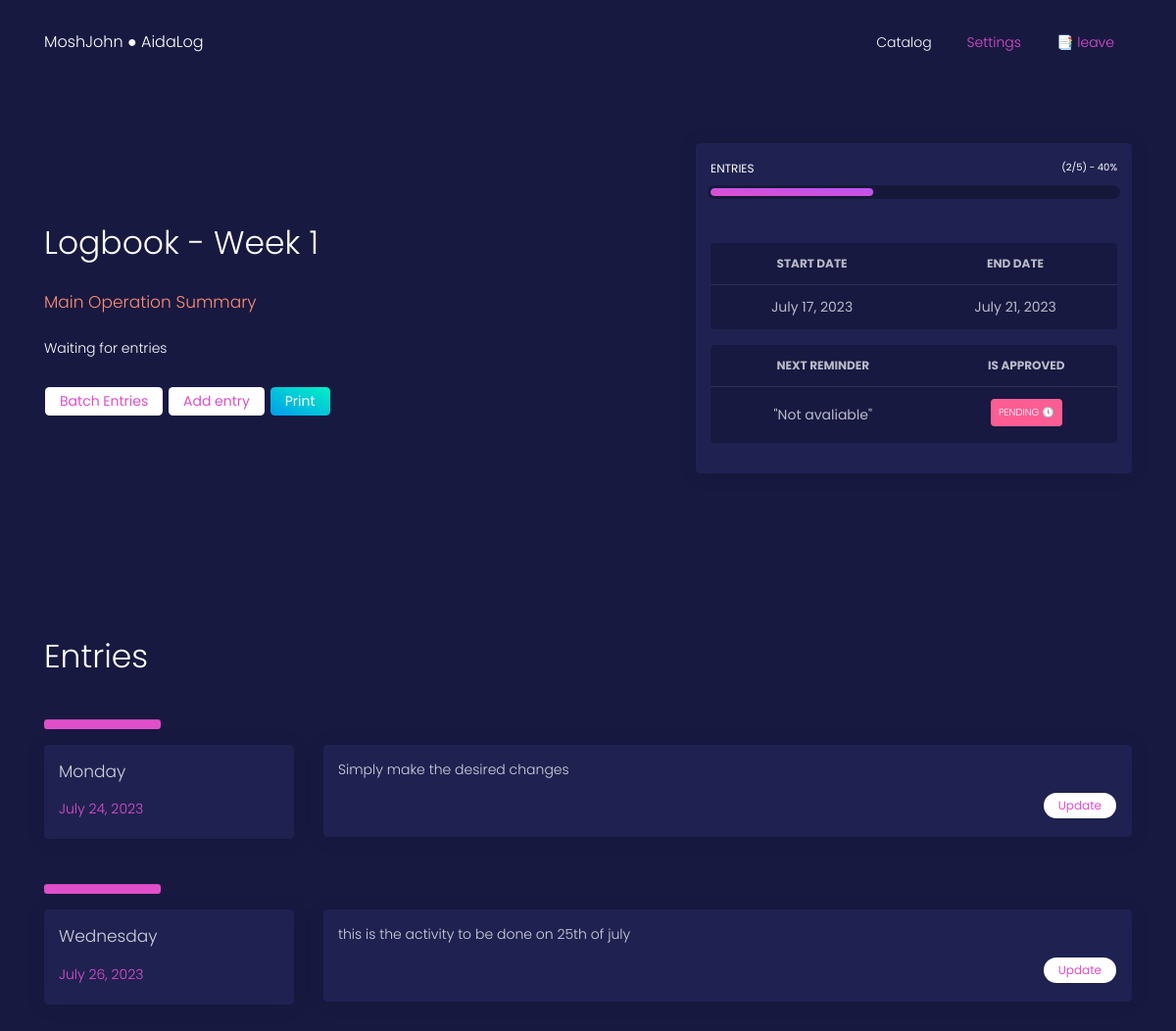
Page /logbook/catalog/6/ (signed in) on the committed database.
### logbook/models.py (models this page shows, shortened)
class Logbook(models.Model):
    student = models.ForeignKey(Student, related_name='logbooks', on_delete=models.CASCADE)
    week_number = models.IntegerField()
    from_date = models.DateField()
    to_date = models.DateField()
    is_submitted = models.BooleanField(default=False)
    week_activity = models.TextField(blank=True)

class Entry(models.Model):
    logbook = models.ForeignKey(Logbook, related_name='entries', on_delete=models.CASCADE)
    day = models.CharField(max_length=255)
    date = models.DateField()
    activity = models.TextField()
    created_at = models.DateTimeField(auto_now_add=True)
    updated_at = models.DateTimeField(auto_now=True)

### logbook/views.py (the view)
# urls.py: path('catalog/<int:logbook_id>/', logbook_detail_view, name='logbook_detail'),
def logbook_detail_view(request, logbook_id):
    login_pass = is_allowed(request)
    if login_pass is not True:
        return login_pass
    logbook = Logbook.objects.get(id=logbook_id, student=Student.objects.get(user=request.user))
    metadata = {}
    try:
        entries = Entry.objects.filter(logbook=logbook)
        metadata['entries'] = entries
        metadata['entry_count'] = len(entries)
        metadata['percentage'] = int((len(entries) / 5) * 100)
    except Entry.DoesNotExist:
        entries = None
    context = {
        'logbook': logbook,
        'metadata': metadata
    }
    return render(request, 'logbook/logbook_detail.html', context)

### logbook/views.py (called while the page is built)
def is_allowed(request):
    if request.user.is_authenticated:
        return True
    else:
        return redirect("/logbook/logbook_redirect_login")

### templates/logbook/logbook_detail.html
{% extends 'logbook/includes/base.html' %}
{% load static %}
{% block main_block %}
    <div class="wrapper">
        <div class="main">
            <div class="section">
                <div class="container">
                    <div class="row justify-content-between align-items-center">
                        <div class="col-lg-5 mb-5 mb-lg-0 ">
                            <h1 class="text-white font-weight-light">Logbook - Week {{logbook.week_number}}</h1>
                            <h4 class="text-warning font-weight-light">Main Operation Summary</h4>
                            <p class="text-white mt-4">{{logbook.week_activity}}</p>
                            <a href="#" class="btn btn-neutral mt-4 btn-sm">Batch Entries</a>
                            <a href="{% url 'logbook_entry' logbook.id %}" class="btn btn-neutral mt-4 btn-sm">Add entry</a>
                            <a href="#" class="btn btn-success mt-4 btn-sm">Print</a>
                        </div>
                        <div class="col-lg-5 mb-5 mb-lg-0">
                            <div class="card">
                                <div class="card-body">
                                    <div class="progress-container progress-primary">
                                        <span class="progress-badge">Entries</span>
                                        <div class="progress">
                                            <div class="progress-bar progress-bar-warning" role="progressbar"
                                                aria-valuenow="{{ metadata.percentage }}" aria-valuemin="0" aria-valuemax="100"
                                                style="width: {{ metadata.percentage }}%;">
                                                <span class="progress-value">({{ metadata.entry_count }}/5) - {{ metadata.percentage }}%</span>
                                            </div>
                                        </div>
                                    </div>
                                    <div class="table mt-5">
                                        <table class="table tablesorter rounded" id="">
                                            <thead class=" text-primary">
                                                <tr>
                                                    <th class="text-center">
                                                        Start Date
                                                    </th>
                                                    <th class="text-center">
                                                        End Date
                                                    </th>
                                                </tr>
                                            </thead>
                                            <tbody>
                                                <tr>
                                                    <td class="text-center">
                                                        {{logbook.from_date}}
                                                    </td>
                                                    <td class="text-center">
                                                        {{logbook.to_date}}
                                                    </td>
                                                </tr>
                                            </tbody>
                                        </table>
                                    </div>
                                    <div class="table">
                                        <table class="table tablesorter rounded" id="">
                                            <thead class=" text-primary">
                                                <tr>
                                                    <th class="text-center">
                                                        Next Reminder
                                                    </th>
                                                    <th class="text-center">
                                                        Is Approved
                                                    </th>
                                                </tr>
                                            </thead>
                                            <tbody>
                                                <tr>
                                                    <td class="text-center">
                                                        "Not avaliable"
                                                    </td>
                                                    <td class="text-center">
                                                        {% if logbook.is_submitted %}
                                                        <span class="badge badge-success p-2 font-weight-light">approved🎉</span>
                                                        {% else %}
                                                        <span class="badge badge-danger p-2 font-weight-light">pending 🕔</span>
                                                        {% endif %}
                                                    </td>
                                                </tr>
                                            </tbody>
                                        </table>
                                    </div>
                                </div>
                            </div>
                        </div>
                    </div>
                </div>
            </div>
            <div class="section" id="entries">
                <div class="container">
                    <div class="row">
                        <div class="col-12">
                            <h1 class="font-weight-light text-white">
                                <span>Entries</span>
                            </h1>
                        </div>
                    </div>
                    {% if metadata.entry_count == 0 %}
                        <div class="alert alert-success alert-with-icon">
                            <button type="button" aria-hidden="true" class="close" data-dismiss="alert" aria-label="Close">
                            <i class="tim-icons icon-simple-remove"></i>
                            </button>
                            <span data-notify="icon" class="tim-icons icon-bell-55"></span>
                            <span>
                            <b> New Logbook </b> Create weekentries from the button above </span>
                        </div>
                    {% else %}
                        {% for entry in metadata.entries %}
                            <hr class="bg-primary p-1">
                            <div class="row">
                                <div class="col-md-4 col-lg-3">
                                    <div class="card">
                                        <div class="card-body justify-content-center align-items-center">
                                            <h4 class="font-weight-light mb-3">{{entry.day}}</h4>
                                            <p class="font-weight-light display-6 text-primary">{{entry.date}}</p>
                                        </div>
                                    </div>
                                </div>
                                <div class="col-md-8 col-lg-9">
                                    <div class="card">
                                        <div class="card-body">
                                            <p>
                                                {{entry.activity}}
                                            </p>
                                            <a href="{% url 'logbook_entry' logbook.id entry.id %}" class="btn btn-neutral btn-round mt-2 btn-sm float-right" style="font-size: 12px;">Update</a>
                                        </div>
                                    </div>
                                </div>
                            </div>
                            {% endfor %}
                    {% endif %}
                </div>
            </div>
        </div>
    </div>
{% endblock main_block %}

### templates/logbook/includes/navbar.html (shortened to what this page needs)
<nav class="navbar navbar-expand-lg navbar-transparent">
    <div class="container">
        <div class="navbar-translate">
            <a class="navbar-brand" href="{% url 'logbook_home' %}">{{request.user.username}} ● AidaLog</a>
        </div>
        <div class="collapse navbar-collapse" id="example-navbar-primary">
            <ul class="navbar-nav ml-auto">
                {% if user.is_authenticated %}
                <li class="nav-item active">
                    <a class="nav-link" href="{% url 'logbook_catalog' %}">
                        Catalog
                    </a>
                </li>
                <li class="nav-item">
                    <a class="nav-link text-primary" href="{% url 'logbook_settings' %}">
                        Settings
                    </a>
                </li>
                <li class="nav-item active">
                    <a class="nav-link text-primary" href="{% url 'logbook_logout_redirect' %}">
                        📑 leave
                    </a>
                </li>
                {% else %}
                <li class="nav-item active">
                    <a class="btn text-primary" role="button" href="{% url 'logbook_redirect_login' %}">log in</a>
                </li>
                {% endif %}
            </ul>
        </div>
    </div>
</nav>

### rows in the picture
Logbook: week_number "1", week_activity "Waiting for entries", from_date "July 17, 2023", to_date "July 21, 2023"
Entry: day "Monday", date "July 24, 2023", activity "Simply make the desired changes"
Entry: day "Wednesday", date "July 26, 2023", activity "this is the activity to be done on 25th of july"

### other values in the picture
{{ request.user.username }} "MoshJohn"
{{ metadata.entry_count }} "2"
{{ metadata.percentage }} "40"
